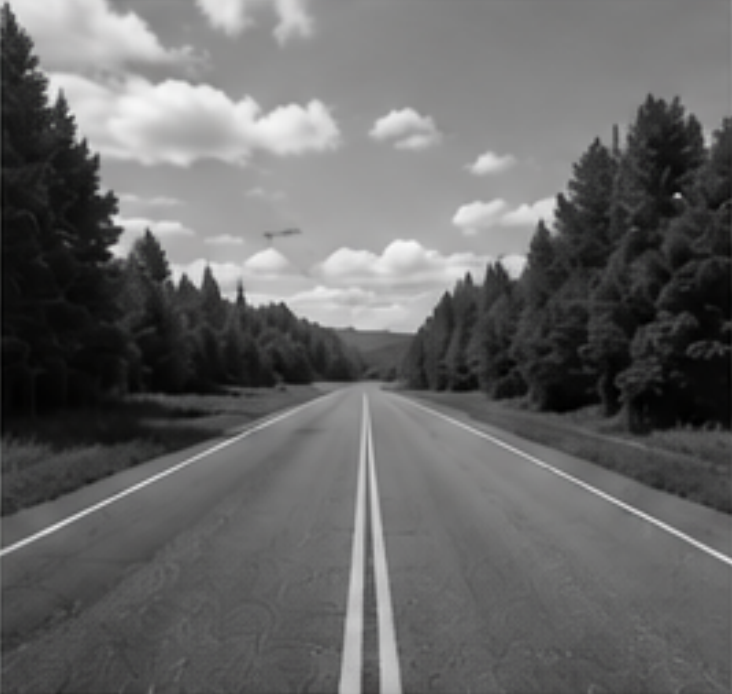
#> input picture data/estrada.png, 732 x 694 px
$ jupyter execute --allow-errors det_bordas.ipynb
#> lines starting #> are read from the running program, lines starting #| are printed output that depends on the picture
### bordas.py
import numpy as np
import cv2 as cv
from scipy.ndimage import convolve, correlate
from filtros import filtro_gaussiana, gerar_kernel_gaussiano


def det_roberts(img):
    img_gray = cv.cvtColor(img, cv.COLOR_BGR2GRAY).astype(np.float64)

    kernel_gx = np.array([[1, 0],
                          [0, -1]], dtype=np.float64)
    kernel_gy = np.array([[0, 1],
                          [-1, 0]], dtype=np.float64)

    gx = convolve(img_gray, kernel_gx, mode='reflect')

    gy = convolve(img_gray, kernel_gy, mode='reflect')

    magnitude = np.sqrt(gx ** 2 + gy ** 2)

    magnitude = cv.normalize(magnitude, None, 0, 255, cv.NORM_MINMAX)

    return magnitude.astype(np.uint8)


def det_prewitt(img):
    img_gray = cv.cvtColor(img, cv.COLOR_BGR2GRAY).astype(np.float32)
    kernel_gx = np.array([[-1, 0, 1], [-1, 0, 1], [-1, 0, 1]], dtype=np.float32)
    kernel_gy = np.array([[-1, -1, -1], [0, 0, 0], [1, 1, 1]], dtype=np.float32)

    gx = convolve(img_gray, kernel_gx, mode='reflect')
    gy = convolve(img_gray, kernel_gy, mode='reflect')

    magnitude = np.sqrt(gx ** 2 + gy ** 2)

    magnitude = cv.normalize(magnitude, None, 0, 255, cv.NORM_MINMAX)

    return magnitude.astype(np.uint8)


def det_sobel(img):
    img_gray = cv.cvtColor(img, cv.COLOR_BGR2GRAY).astype(np.float32)

    kernel_gx = np.array([[-1, 0, 1], [-2, 0, 2], [-1, 0, 1]], dtype=np.float32)
    kernel_gy = np.array([[-1, -2, -1], [0, 0, 0], [1, 2, 1]], dtype=np.float32)

    gx = cv.filter2D(img_gray, cv.CV_32F, kernel_gx)
    gy = cv.filter2D(img_gray, cv.CV_32F, kernel_gy)

    magnitude = np.sqrt(gx ** 2 + gy ** 2)

    magnitude = cv.normalize(magnitude, None, 0, 255, cv.NORM_MINMAX)

    return magnitude.astype(np.uint8)


def det_scharr(img):
    img_gray = cv.cvtColor(img, cv.COLOR_BGR2GRAY).astype(np.float64)

    kernel_gx = np.array([[-3, 0, 3], [-10, 0, 10], [-3, 0, 3]], dtype=np.float64)
    kernel_gy = np.array([[-3, -10, -3], [0, 0, 0], [3, 10, 3]], dtype=np.float64)

    gx = correlate(img_gray, kernel_gx, mode='reflect')
    gy = correlate(img_gray, kernel_gy, mode='reflect')

    magnitude = np.sqrt(gx ** 2 + gy ** 2)

    magnitude = cv.normalize(magnitude, None, 0, 255, cv.NORM_MINMAX)

    return magnitude.astype(np.uint8)


def det_laplaciano(img):
    img_gray = cv.cvtColor(img, cv.COLOR_BGR2GRAY).astype(np.float64)

    kernel = np.array([[0, 1, 0], [1, -4, 1], [0, 1, 0]], dtype=np.float64)

    lap = convolve(img_gray, kernel, mode='reflect')

    lap = np.abs(lap)

    lap = cv.normalize(lap, None, 0, 255, cv.NORM_MINMAX)

    return lap.astype(np.uint8)


def det_LoG(img):
    img_gray = cv.cvtColor(img, cv.COLOR_BGR2GRAY).astype(np.float64)

    img_blur = convolve(
        img_gray,
        gerar_kernel_gaussiano(5),
        mode='reflect'
    )

    kernel_lap = np.array([
        [0, 1, 0],
        [1, -4, 1],
        [0, 1, 0]
    ], dtype=np.float64)

    log = convolve(
        img_blur,
        kernel_lap,
        mode='reflect'
    )

    log = np.abs(log)

    log = cv.normalize(
        log,
        None,
        0,
        255,
        cv.NORM_MINMAX
    )

    return log.astype(np.uint8)

def det_DoG(img):
    g1 = filtro_gaussiana(img, 3)
    g2 = filtro_gaussiana(img, 7)

    dog = cv.cvtColor(g1, cv.COLOR_BGR2GRAY).astype(np.float64) - \
          cv.cvtColor(g2, cv.COLOR_BGR2GRAY).astype(np.float64)

    dog = np.abs(dog)

    dog = cv.normalize(
        dog,
        None,
        0,
        255,
        cv.NORM_MINMAX
    )

    return dog.astype(np.uint8)

def det_canny(img, low_threshold=50, high_threshold=150):

    img_gray = cv.cvtColor(img, cv.COLOR_BGR2GRAY).astype(np.float64)
    kernel_gauss = gerar_kernel_gaussiano(5)
    img_suave = convolve(img_gray, kernel_gauss, mode='reflect')

    kernel_gx = np.array([[-1, 0, 1],
                           [-2, 0, 2],
                           [-1, 0, 1]], dtype=np.float64)
    kernel_gy = np.array([[-1, -2, -1],
                           [ 0,  0,  0],
                           [ 1,  2,  1]], dtype=np.float64)

    gx = convolve(img_suave, kernel_gx, mode='reflect')
    gy = convolve(img_suave, kernel_gy, mode='reflect')

    magnitude = np.sqrt(gx**2 + gy**2)

    angulo = np.arctan2(gy, gx) * 180.0 / np.pi
    angulo[angulo < 0] += 180.0


    h, w = magnitude.shape
    nms = np.zeros((h, w), dtype=np.float64)

    for i in range(1, h - 1):
        for j in range(1, w - 1):
            theta = angulo[i, j]

            if (0 <= theta < 22.5) or (157.5 <= theta <= 180):
                q, r = magnitude[i, j + 1], magnitude[i, j - 1]
            elif 22.5 <= theta < 67.5:
                q, r = magnitude[i + 1, j - 1], magnitude[i - 1, j + 1]
            elif 67.5 <= theta < 112.5:
                q, r = magnitude[i + 1, j], magnitude[i - 1, j]
            else:
                q, r = magnitude[i - 1, j - 1], magnitude[i + 1, j + 1]


            nms[i, j] = magnitude[i, j] if (magnitude[i, j] >= q and magnitude[i, j] >= r) else 0.0


    nms_norm = cv.normalize(nms, None, 0, 255, cv.NORM_MINMAX)

    FORTE = 255.0
    FRACO = 75.0

    resultado = np.zeros((h, w), dtype=np.float64)
    resultado[nms_norm >= high_threshold] = FORTE
    resultado[(nms_norm >= low_threshold) & (nms_norm < high_threshold)] = FRACO

    kernel_viz = np.ones((3, 3), dtype=np.float64)

    alterado = True
    while alterado:
        anterior  = resultado.copy()
        mapa_forte = (resultado == FORTE).astype(np.float64)
        expansao   = convolve(mapa_forte, kernel_viz, mode='constant', cval=0.0)
        resultado[(resultado == FRACO) & (expansao > 0)] = FORTE
        alterado = not np.array_equal(anterior, resultado)

    resultado[resultado == FRACO] = 0.0

    return resultado.astype(np.uint8)

### funcoespi.py
import cv2
import numpy as np

#aplicar o stretching no HSV
# [122 lines left out: functions stretching_contraste_hsv, stretching_contraste_rgb, clip_contraste, filtro_media, filtro_mediana, esp_hist, not called in this run]


def exibir_resultados(img_biblioteca, img_original, img_manual):
    import matplotlib.pyplot as plt

    # Se a imagem original tiver 3 canais (BGR), converte para cinza para exibição
    if len(img_original.shape) == 3:
        img_original_gray = cv2.cvtColor(img_original, cv2.COLOR_BGR2GRAY)
    else:
        img_original_gray = img_original

    plt.figure(figsize=(15, 5))

    plt.subplot(1, 3, 1)
    plt.title('Versão biblioteca')
    plt.imshow(img_biblioteca, cmap='gray')
    plt.axis('off')

    plt.subplot(1, 3, 2)
    plt.title('Original')
    plt.imshow(img_original_gray, cmap='gray')
    plt.axis('off')

    plt.subplot(1, 3, 3)
    plt.title('Implementação local')
    plt.imshow(img_manual, cmap='gray')
    plt.axis('off')

    plt.show()

### det_bordas.ipynb
[cell 1]
import cv2 as cv
import numpy as np
from bordas import det_roberts, det_prewitt, det_sobel, det_scharr, det_laplaciano, det_LoG, det_DoG, det_canny
from funcoespi import exibir_resultados

[cell 2]
# Carregar imagem
estrada_bgr = cv.imread('data/estrada.png')
#> estrada_bgr is the input picture: shape (694, 732, 3); mean B, G, R 102.5, 102.5, 102.6

# Implementação de Roberts

[cell 3]
# Implementação Opencv
estrada_manual_roberts = det_roberts(estrada_bgr)

# Implementação OpenCV (simulando Roberts com filter2D)
gray = cv.cvtColor(estrada_bgr, cv.COLOR_BGR2GRAY).astype(np.float64)
kernel_gx = np.array([[1, 0], [0, -1]], dtype=np.float64)
kernel_gy = np.array([[0, 1], [-1, 0]], dtype=np.float64)

gx = cv.filter2D(gray, -1, kernel_gx)
gy = cv.filter2D(gray, -1, kernel_gy)
magnitude = np.sqrt(gx ** 2 + gy ** 2)
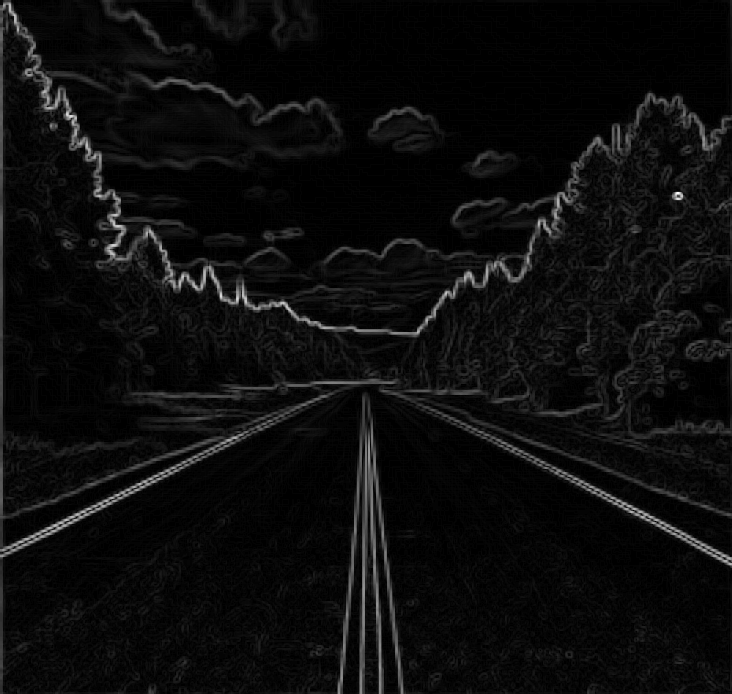
#> magnitude: shape (694, 732) float64; min 0, max 77.42, mean 3.9; drawn with min black and max white
estrada_opencv_roberts = cv.normalize(magnitude, None, 0, 255, cv.NORM_MINMAX).astype(np.uint8)

[cell 4]
# Exibição em Grayscale
exibir_resultados(estrada_opencv_roberts, estrada_bgr, estrada_manual_roberts)

# Implementação de Prewitt

[cell 5]
# Implementação Manual
estrada_manual_prewitt = det_prewitt(estrada_bgr)
#> in det_prewitt, `gx = convolve(img_gray, kernel_gx, mode='reflect')`:
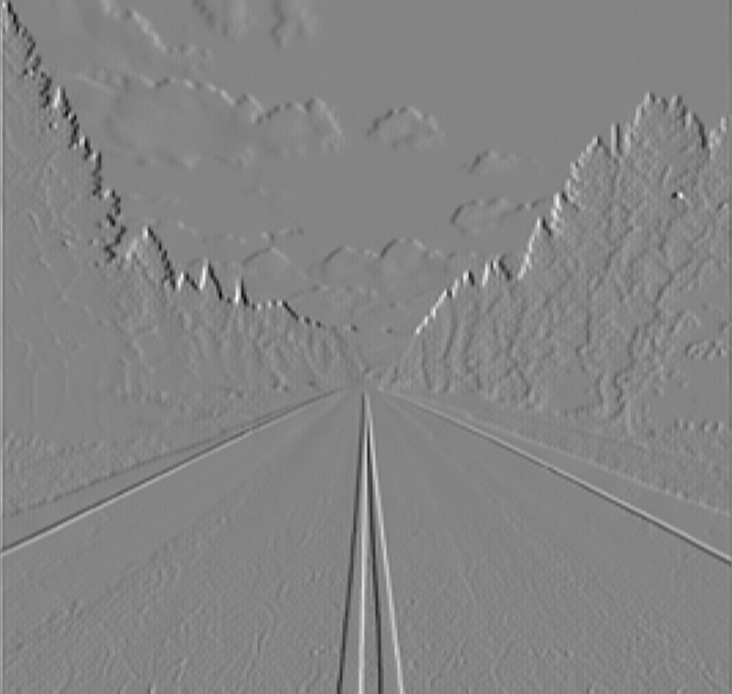
#> gx: shape (694, 732) float32; min -274, max 254, mean -0.1; drawn with min black and max white
#> in det_prewitt, `gy = convolve(img_gray, kernel_gy, mode='reflect')`:
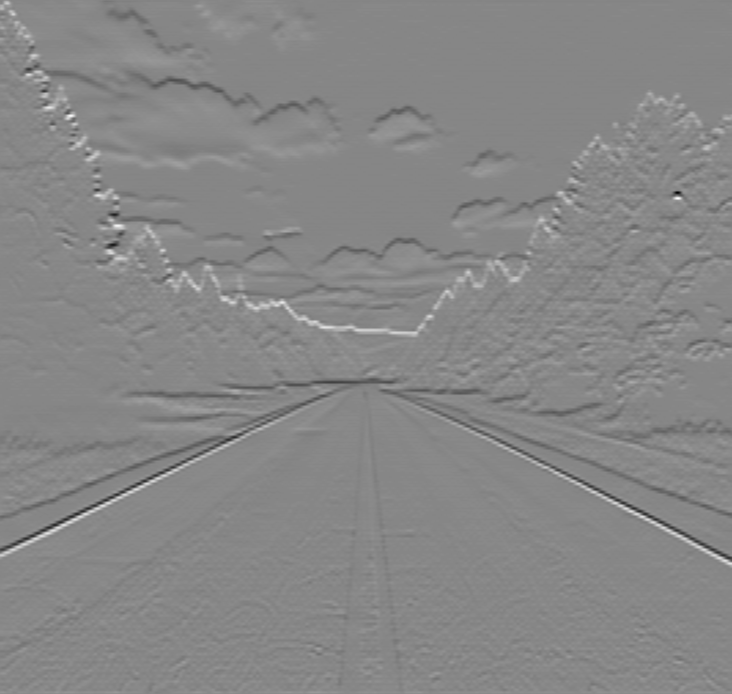
#> gy: shape (694, 732) float32; min -316, max 281, mean 0.6; drawn with min black and max white

# Implementação OpenCV usando filter2D
gray = cv.cvtColor(estrada_bgr, cv.COLOR_BGR2GRAY).astype(np.float32)

kernel_gx = np.array([
    [-1, 0, 1],
    [-1, 0, 1],
    [-1, 0, 1]
], dtype=np.float32)

kernel_gy = np.array([
    [-1, -1, -1],
    [0, 0, 0],
    [1, 1, 1]
], dtype=np.float32)

gx = cv.filter2D(gray, -1, kernel_gx)
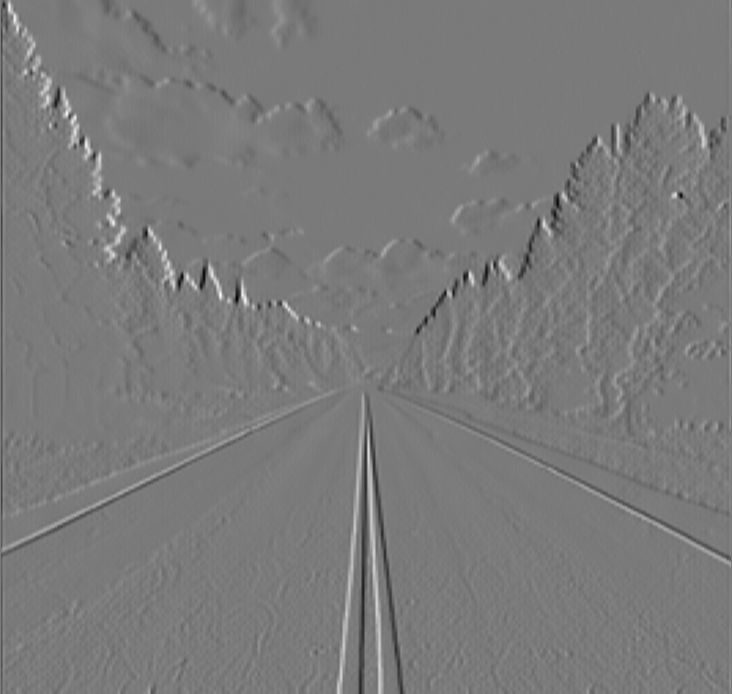
#> gx: shape (694, 732) float32; min -254, max 274, mean 0.1; drawn with min black and max white
gy = cv.filter2D(gray, -1, kernel_gy)
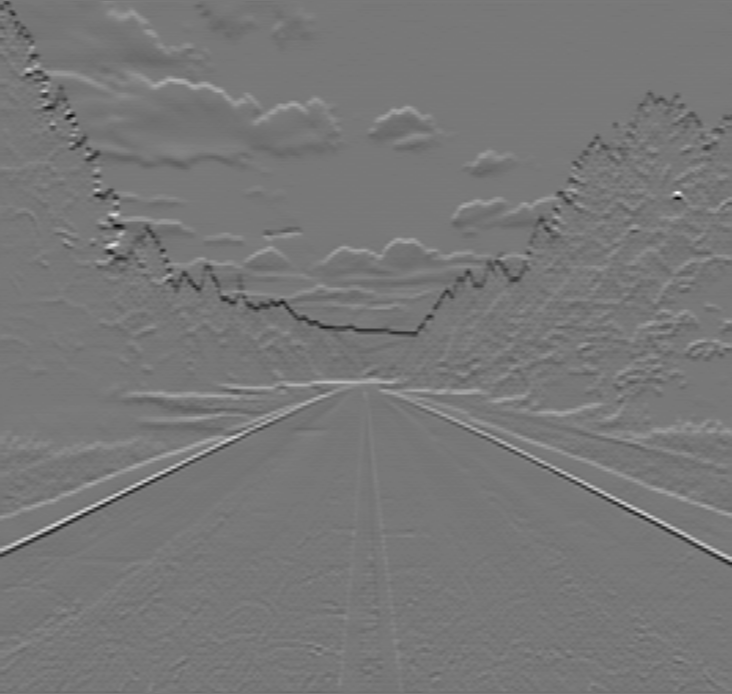
#> gy: shape (694, 732) float32; min -281, max 316, mean -0.6; drawn with min black and max white

magnitude = np.sqrt(gx ** 2 + gy ** 2)

estrada_opencv_prewitt = cv.normalize(
    magnitude, None, 0, 255, cv.NORM_MINMAX
).astype(np.uint8)

[cell 6]
exibir_resultados(estrada_opencv_prewitt, estrada_bgr, estrada_manual_prewitt)

# Implementação de Sobel

[cell 7]
# Implementação Manual
estrada_manual_sobel = det_sobel(estrada_bgr)

# Implementação OpenCV usando Sobel

gray = cv.cvtColor(estrada_bgr, cv.COLOR_BGR2GRAY)
sobelx = cv.Sobel(gray, cv.CV_64F, 1, 0, ksize=3)
sobely = cv.Sobel(gray, cv.CV_64F, 0, 1, ksize=3)
magnitude = np.sqrt(sobelx ** 2 + sobely ** 2)
estrada_opencv_sobel = cv.normalize(magnitude, None, 0, 255, cv.NORM_MINMAX).astype(np.uint8)

[cell 8]
exibir_resultados(estrada_opencv_sobel, estrada_bgr, estrada_manual_sobel)

# Implementação de Scharr

[cell 9]
# Implementação Cv2
def cv_scharr(img):
    img_gray = cv.cvtColor(img, cv.COLOR_BGR2GRAY)

    gx = cv.Scharr(img_gray, cv.CV_64F, 1, 0)
    gy = cv.Scharr(img_gray, cv.CV_64F, 0, 1)

    magnitude = cv.magnitude(gx, gy)

    magnitude = cv.normalize(
        magnitude,
        None,
        0,
        255,
        cv.NORM_MINMAX
    )

    return magnitude.astype(np.uint8)

[cell 10]
estrada_opencv_scharr = cv_scharr(estrada_bgr)

estrada_manual_scharr = det_scharr(estrada_bgr)

[cell 11]
exibir_resultados(estrada_opencv_scharr, estrada_bgr, estrada_manual_scharr)

# Implementação de Laplaciano

[cell 12]
# Implementação Manual
estrada_manual_laplaciano = det_laplaciano(estrada_bgr)
#> in det_laplaciano, `lap = convolve(img_gray, kernel, mode='reflect')`:
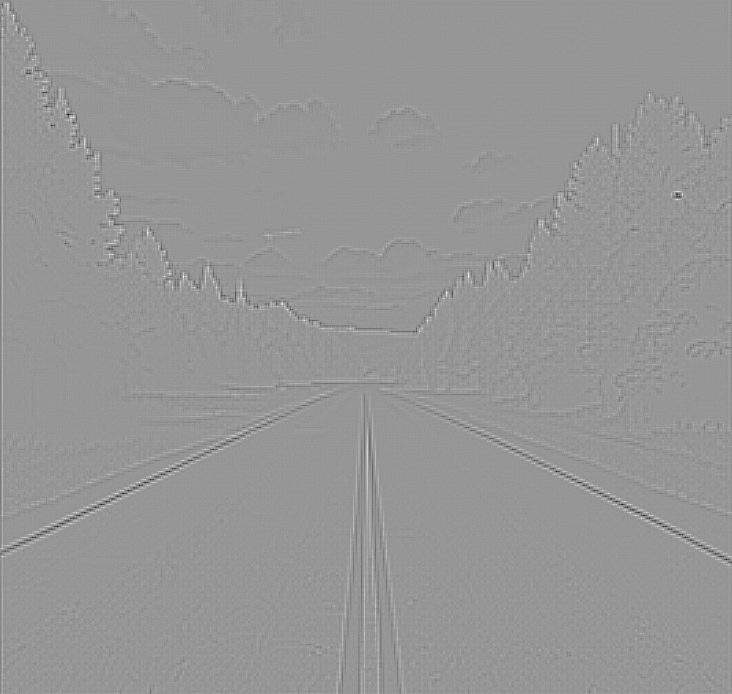
#> lap: shape (694, 732) float64; min -102, max 71, mean 0; drawn with min black and max white
#> in det_laplaciano, `lap = np.abs(lap)`:
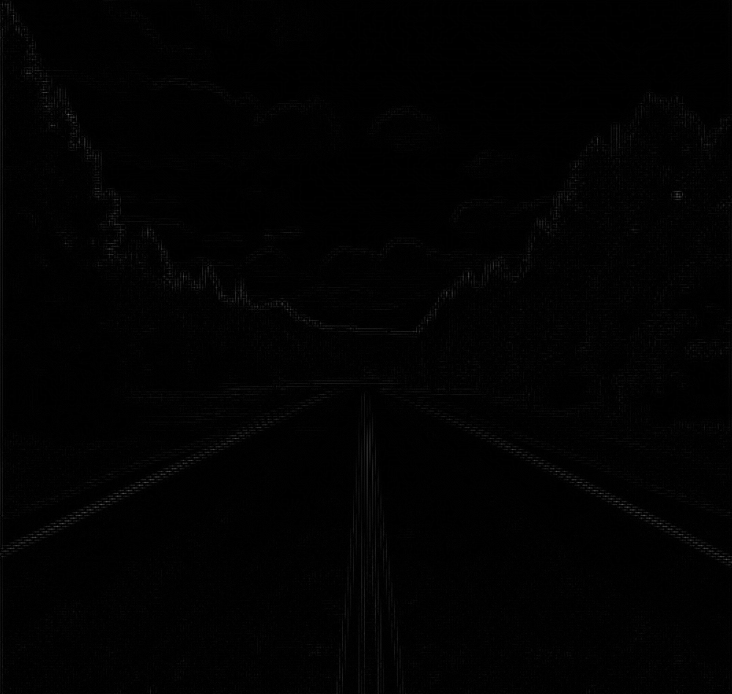
#> lap: shape (694, 732) float64; min 0, max 102, mean 1.9

# Implementação OpenCV usando Laplacian
def det_laplaciano_opencv(img):
    img_gray = cv.cvtColor(img, cv.COLOR_BGR2GRAY)

    lap = cv.Laplacian(img_gray, cv.CV_64F)

    lap = np.abs(lap)

    lap = cv.normalize(
        lap,
        None,
        0,
        255,
        cv.NORM_MINMAX
    )

    return lap.astype(np.uint8)

estrada_opencv_laplaciano = det_laplaciano_opencv(estrada_bgr)

[cell 13]
exibir_resultados(estrada_opencv_laplaciano, estrada_bgr, estrada_manual_laplaciano)

# Implementação de det_LoG

[cell 14]
# Implentação OpenCv
# [26 lines left out: function log_opencv, not called in this run]

#> (a cell that did not finish here is left out)

#> (a cell that did not finish here is left out)

# Implementação Dog

[cell 17]
# [31 lines left out: function det_DoG_cv, not called in this run]

#> (a cell that did not finish here is left out)

#> (a cell that did not finish here is left out)

# Implementação Canny

[cell 20]
# [14 lines left out: function det_canny_cv, not called in this run]

#> (a cell that did not finish here is left out)

$ run again, with data/borrada.png copied over data/estrada.png
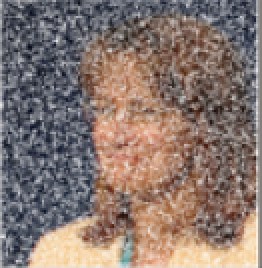
#> input picture data/borrada.png, 131 x 134 px (shown 2 times larger)
#> estrada_bgr is the input picture: shape (134, 131, 3); mean B, G, R 111.8, 118.3, 135
#> in det_scharr, `magnitude = np.sqrt(gx ** 2 + gy ** 2)`:
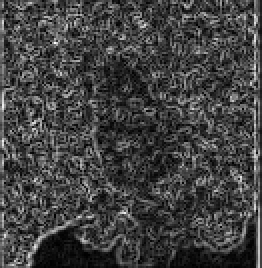
#> magnitude: shape (134, 131) float64 (shown 2 times larger); min 8.6, max 2362.2, mean 616.5; drawn with min black and max white
#> in det_laplaciano, `lap = np.abs(lap)`:
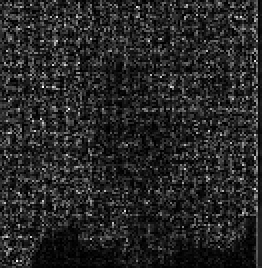
#> lap: shape (134, 131) float64 (shown 2 times larger); min 0, max 287, mean 43.9; drawn with min black and max white
